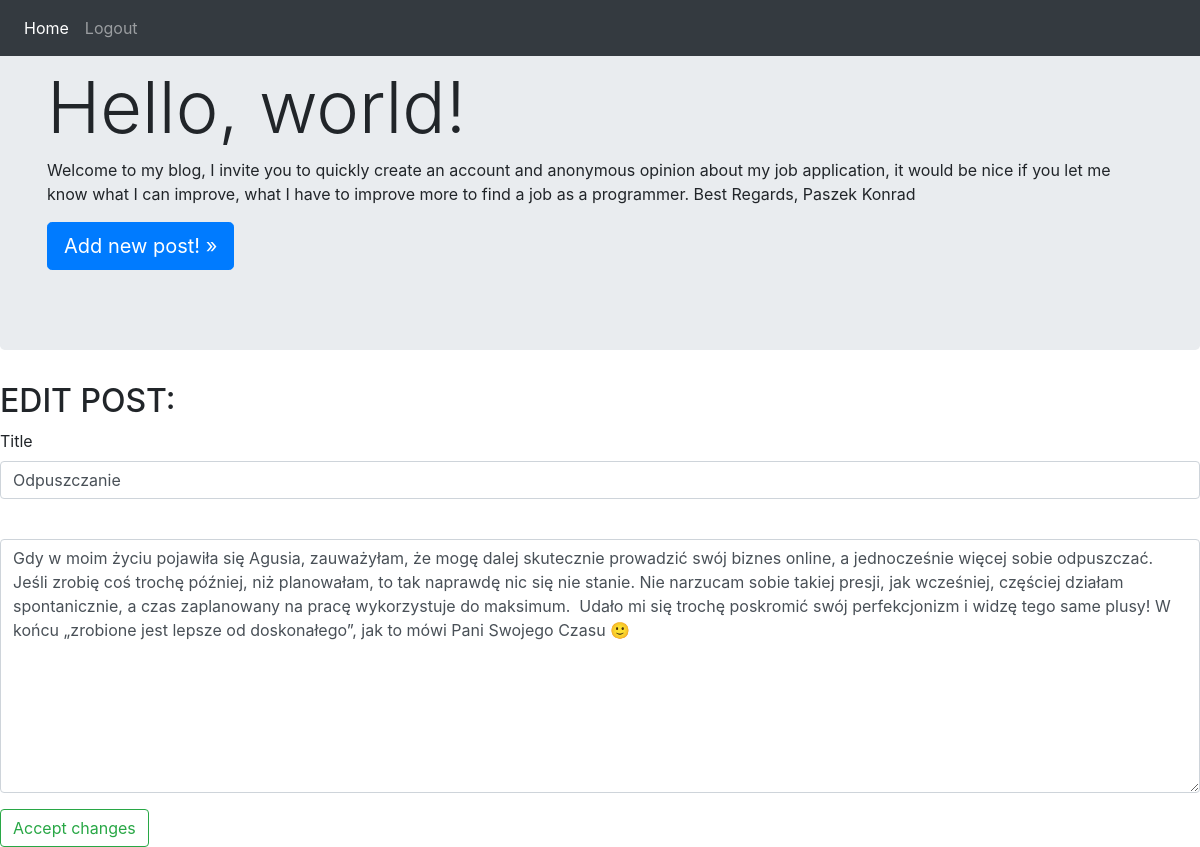
Screenshot of /post/2/edit/ (signed in) with the database file from the repository.
### blogs/models.py (models this page shows, shortened)
class BlogPost(models.Model):
    title = models.CharField(max_length=50)
    text = models.TextField()
    date_added = models.DateTimeField(auto_now_add=True)

### blogs/views.py (the view)
# urls.py: path('post/<int:pk>/edit/', views.edit_post, name='edit_post'),
@login_required
def edit_post(request, pk):
    post = get_object_or_404(BlogPost, pk=pk)
    title = post.title
    if request.method != 'POST':
        form = BlogForm(instance=post)
    else:
        form = BlogForm(instance=post, data=request.POST)
        if form.is_valid():
            form.save()
            return redirect('blogs:index')
    context = {'title': title, 'post': post, 'form':form}
    return render(request, 'blogs/edit_post.html', context)

### blogs/forms.py
class BlogForm(forms.ModelForm):
    class Meta:
        model = BlogPost
        fields= ['title', 'text']
        labels = {'text': ''}
        widgets = {'text': forms.Textarea(attrs={'cols': 80})}

### blogs/templates/blogs/edit_post.html (shortened to what this page needs)
{% extends "blogs/base.html" %}
{% load bootstrap4 %}
{% block content %}
{% block page_header %}
  <h2>EDIT POST:</h2>
{% endblock page_header %}
<form action="{% url 'blogs:edit_post' pk=post.pk%}" method="post">
    {% bootstrap_form form %}
    <button class="btn btn-outline-success" name="submit">Accept changes</button>
</form>
{% endblock content %}

### rows the page displays
BlogPost: title "Odpuszczanie", text "Gdy w moim życiu pojawiła się Agusia, zauważyłam, że mogę dalej skutecznie prowadzić swój biznes online, a jednocześnie więcej sobie odpuszczać. Jeśli zrobię coś trochę później, niż planowałam, to tak naprawdę nic się nie stanie. Nie narzucam sobie takiej presji, jak wcześniej, częściej działam spontanicznie, a czas zaplanowany na pracę wykorzystuje do maksimum. Udało mi się trochę poskromić swój perfekcjonizm i widzę tego same plusy! W końcu „zrobione jest lepsze od doskonałego”, jak to mówi Pani Swojego Czasu 🙂"
